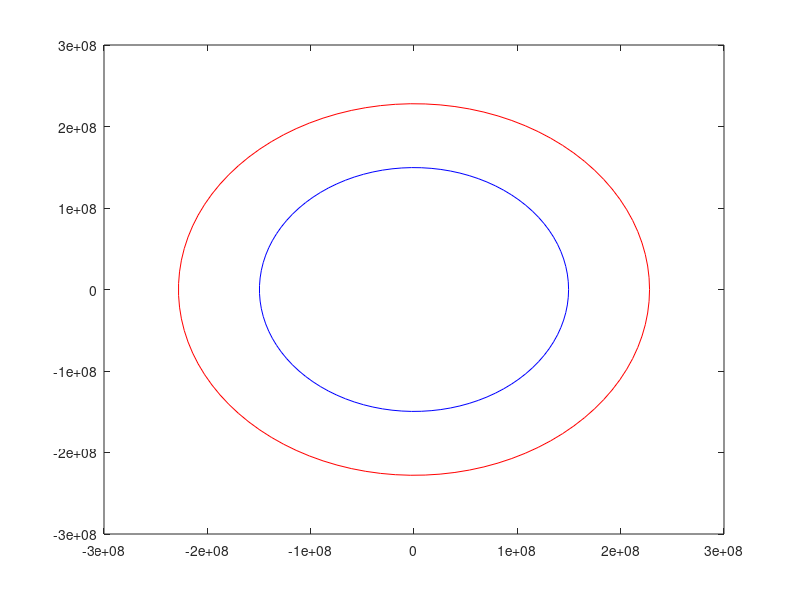

This chart was generated by the following MATLAB code: (Note: this script raises an error after producing the figure.)
% Project 1
% Author: Daniel Owen
% Created: 4/13/19
%

%%%%%%%%%%%%%%%%%%%%%%%%%%%%%%%%%%%%%%%%%%%%%%%%%%%%%%%%%%%%%%%%%%%%%%%%%%%
close all
clc
clear
%%%%%%%%%%%%%%%%%%%%%%%%%%%%%%%%%%%%%%%%%%%%%%%%%%%%%%%%%%%%%%%%%%%%%%%%%%%

re = 1.495979e8;
rm = 2.279483e8;

muSun = 1.32712440e11;

Ve = sqrt(muSun/re);
Vm = sqrt(muSun/rm);

Te = 2*pi/sqrt(muSun)*re^(3/2);
Tm = 2*pi/sqrt(muSun)*rm^(3/2);

SynodicT = 1/(abs(1/Te - 1/Tm));

% Set Up
phi = deg2rad(30);
dT1 = 120*24*3600;
dT2 = 25*30*24*3600;
dT3 = 120*24*3600;
dT4 = SynodicT*2 - (dT1 + dT2 + dT3); %12*30*24*3600;

figure
theta = linspace(0, 2*pi);
plot(re*cos(theta), re*sin(theta), 'b');
hold on
plot(rm*cos(theta), rm*sin(theta), 'r');
hold on

%% Earth to Mars CR2BP
Re = re*[1; 0; 0];
Rm = rm*[cos(phi); sin(phi); 0];

dThetaM = 2*pi*(dT1/Tm);
thetaM2 = phi + dThetaM;

dThetaE = 2*pi*(dT1/Te);
thetaE2 = 0 + dThetaE;

Rm2 = rm*[cos(thetaM2); sin(thetaM2); 0];

%Velocities
[V1, V2] = lambert_battin(Re, Rm2, dT1, muSun, 0);

OE1 = SV2OE(muSun, Re, V1);
OE2 = SV2OE(muSun, Rm2, V2);

theta = linspace(OE1(6), OE2(6));
r = OE1(1)^2/muSun./(1 + OE1(2).*cos(theta));

x = r.*cos(theta + OE1(5));
y = r.*sin(theta + OE1(5));

plot(x, y, 'k')
hold on

VinfE1 = V1 - Ve*[1; 0; 0];
VinfM2 = V2 - Vm*[cos(thetaM2); sin(thetaM2); 0];
vinfE1 = norm(VinfE1);
vinfM2 = norm(VinfM2);


%% Mars to Mars

dThetaM2 = 2*pi*(dT2/Tm);
thetaM3 = thetaM2 + dThetaM2;

dThetaE2 = 2*pi*(dT2/Te);
thetaE3 = thetaE2 + dThetaE2;

Rm3 = rm*[cos(thetaM3); sin(thetaM3); 0];

%Velocities
[V3, V4] = lambert_battin(Rm2, Rm3, dT2, muSun, 0);

OE1 = SV2OE(muSun, Rm2, V3);
OE2 = SV2OE(muSun, Rm3, V4);

theta = linspace(OE1(6), OE2(6));
r = OE1(1)^2/muSun./(1 + OE1(2).*cos(theta));

x = r.*cos(theta + OE1(5));
y = r.*sin(theta + OE1(5));

plot(x, y, 'k')
hold on

VinfM3 = V3 - Vm*[cos(thetaM2); sin(thetaM2); 0];
VinfM4 = V4 - Vm*[cos(thetaM3); sin(thetaM3); 0];
vinfM3 = norm(VinfM3);
vinfM4 = norm(VinfM4);


%% Mars to Earth

dThetaM3 = 2*pi*(dT3/Tm);
thetaM4 = thetaM3 + dThetaM3;

dThetaE3 = 2*pi*(dT3/Te);
thetaE4 = thetaE3 + dThetaE3;

Re4 = re*[cos(thetaE4); sin(thetaE4); 0];

[V5, V6] = lambert_battin(Rm3, Re4, dT3, muSun, 0);

OE1 = SV2OE(muSun, Rm3, V5);
OE2 = SV2OE(muSun, Re4, V6);

theta = linspace(OE1(6), OE2(6) + 2*pi);
r = OE1(1)^2/muSun./(1 + OE1(2).*cos(theta));

x = r.*cos(theta + OE1(5));
y = r.*sin(theta + OE1(5));

plot(x, y, 'k')
hold on

VinfM5 = V5 - Vm*[cos(thetaM3); sin(thetaM3); 0];
VinfE6 = V6 - Ve*[cos(thetaE4); sin(thetaE4); 0];
vinfM5 = norm(VinfM5);
vinfE6 = norm(VinfE6);

%% Earth to Earth

dThetaM4 = 2*pi*(dT4/Tm);
thetaM5 = thetaM4 + dThetaM4;

dThetaE4 = 2*pi*(dT4/Te);
thetaE5 = thetaE4 + dThetaE4;

Rm5 = rm*[cos(thetaM5); sin(thetaM5); 0];
Re5 = re*[cos(thetaE5); sin(thetaE5); 0];

[V7, V8] = lambert_battin(Re4, Re5, dT4, muSun, 0);

OE1 = SV2OE(muSun, Re4, V7);
OE2 = SV2OE(muSun, Re5, V8);

theta = linspace(OE1(6), OE2(6));
r = OE1(1)^2/muSun./(1 + OE1(2).*cos(theta));

x = r.*cos(theta + OE1(5));
y = r.*sin(theta + OE1(5));

plot(x, y, 'k')
hold on
axis equal

VinfE7 = V7 - Ve*[cos(thetaE4); sin(thetaE4); 0];
VinfE8 = V8 - Ve*[cos(thetaE5); sin(thetaE5); 0];
vinfE7 = norm(VinfE7);
vinfE8 = norm(VinfE8);

%% Totals

dT = dT1 + dT2 + dT3 + dT4;
dV = abs(vinfM3 - vinfM2) + abs(vinfM5 - vinfM4) + abs(vinfE7 - vinfE6) + abs(vinfE8 - vinfE1);